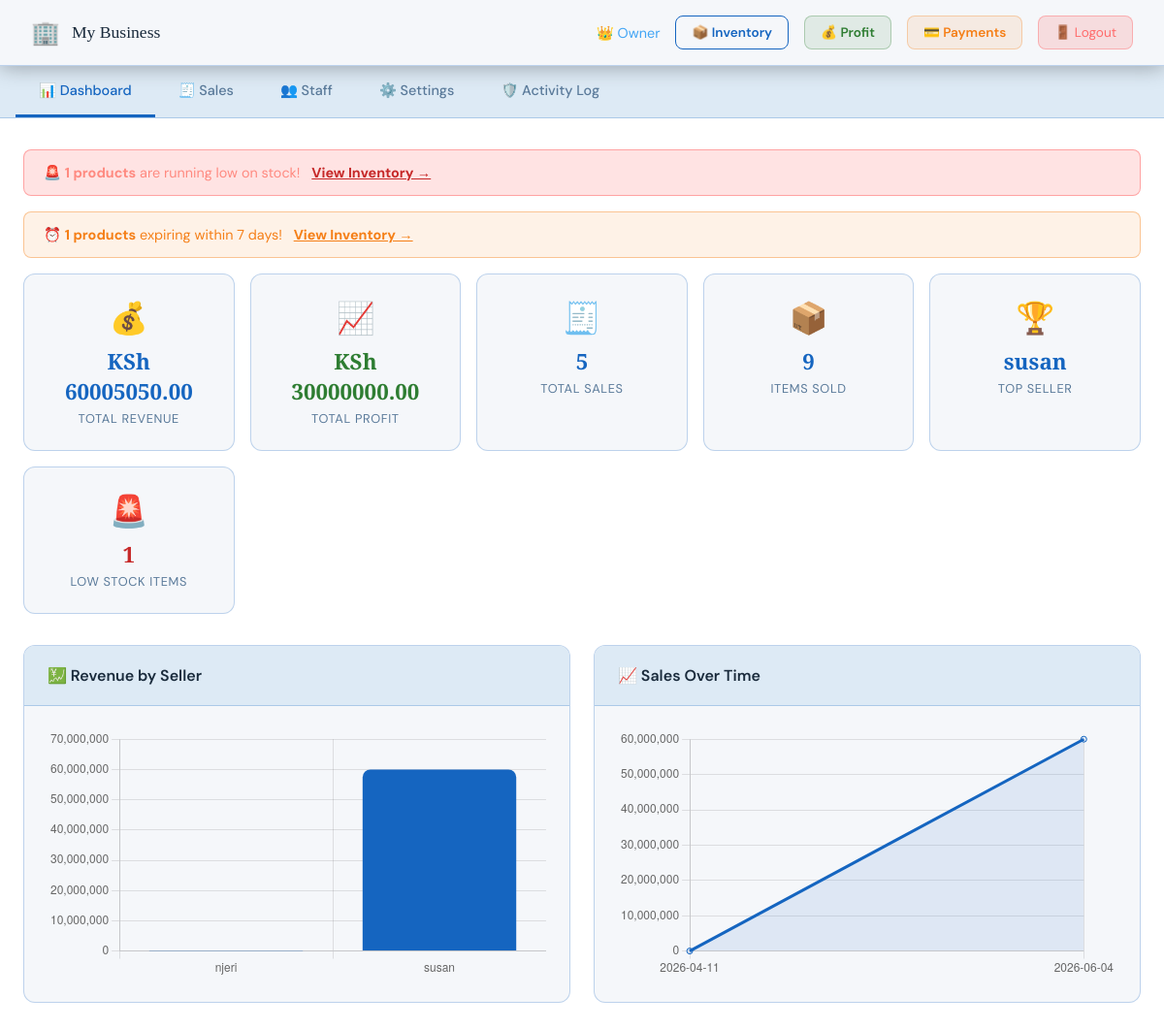
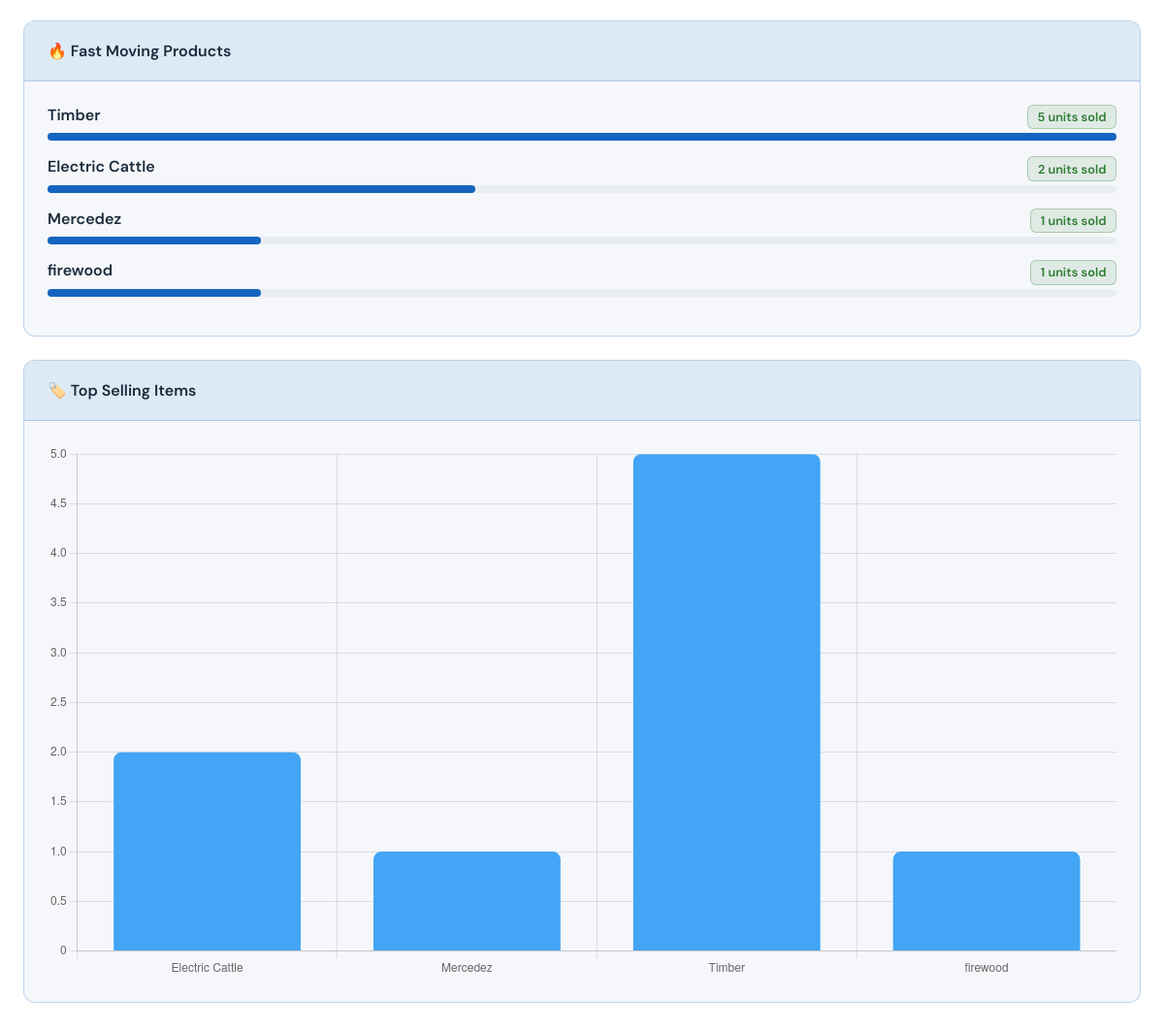
Page /owner (signed in) on the committed database (2 pictures, top to bottom).
### tables this page shows
CREATE TABLE settings (
        id INTEGER PRIMARY KEY AUTOINCREMENT,
        business_name TEXT DEFAULT 'My Business',
        business_location TEXT DEFAULT '',
        business_currency TEXT DEFAULT 'KSh',
        business_color TEXT DEFAULT '#1565C0',
        owner_phone TEXT DEFAULT '',
        owner_email TEXT DEFAULT '',
        at_username TEXT DEFAULT '',
        at_api_key TEXT DEFAULT '',
        gmail_address TEXT DEFAULT '',
        gmail_app_password TEXT DEFAULT '',
        sms_enabled INTEGER DEFAULT 0,
        email_enabled INTEGER DEFAULT 0,
        low_stock_threshold INTEGER DEFAULT 5
    );

CREATE TABLE sales (
        id INTEGER PRIMARY KEY AUTOINCREMENT,
        seller TEXT NOT NULL,
        item_name TEXT NOT NULL,
        quantity INTEGER NOT NULL,
        unit_price REAL NOT NULL,
        total_price REAL NOT NULL,
        date_time TEXT NOT NULL
    , amount_paid REAL NOT NULL DEFAULT 0, change_given REAL NOT NULL DEFAULT 0, payment_method TEXT DEFAULT 'Cash');

### app.py (the view)
@app.route('/owner')
def owner():
    if not session.get('logged_in') or session.get('role') != 'owner':
        return redirect(url_for('login'))
    conn = get_db()
    sales = conn.execute("SELECT * FROM sales ORDER BY date_time DESC").fetchall()
    users = conn.execute("SELECT username, role FROM users").fetchall()
    inventory = conn.execute("SELECT * FROM inventory ORDER BY product_name ASC").fetchall()
    activity = conn.execute("SELECT * FROM activity_log ORDER BY date_time DESC LIMIT 50").fetchall()
    conn.close()
    sales_list = [dict(s) for s in sales]
    inventory_list = [dict(i) for i in inventory]
    activity_list = [dict(a) for a in activity]
    total_revenue = sum(s['total_price'] for s in sales_list)
    total_sales = len(sales_list)
    total_items = sum(s['quantity'] for s in sales_list)
    top_seller = None
    if sales_list:
        st = {}
        for s in sales_list:
            st[s['seller']] = st.get(s['seller'],0) + s['total_price']
        top_seller = max(st, key=st.get)
    settings = get_settings()
    low_stock = get_low_stock_products()
    expiring = get_expiring_soon()
    total_profit = 0
    for s in sales_list:
        conn2 = get_db()
        product = conn2.execute("SELECT buying_price FROM inventory WHERE product_name=?",
                               (s['item_name'],)).fetchone()
        conn2.close()
        if product:
            total_profit += (s['unit_price'] - product['buying_price']) * s['quantity']
    item_totals = {}
    for s in sales_list:
        item_totals[s['item_name']] = item_totals.get(s['item_name'],0) + s['quantity']
    fast_movers = sorted(item_totals.items(), key=lambda x: x[1], reverse=True)[:5]
    return render_template('owner.html', sales=sales_list, users=users,
                           inventory=inventory_list, activity=activity_list,
                           total_revenue=total_revenue, total_sales=total_sales,
                           total_items=total_items, top_seller=top_seller,
                           total_profit=total_profit, fast_movers=fast_movers,
                           low_stock=low_stock, expiring=expiring,
                           settings=settings)

### app.py (called while the page is built)
def get_db():
    conn = sqlite3.connect('sales.db')
    conn.row_factory = sqlite3.Row
    return conn

def get_settings():
    conn = get_db()
    row = conn.execute("SELECT * FROM settings LIMIT 1").fetchone()
    conn.close()
    return dict(row) if row else {}

def get_low_stock_products():
    conn = get_db()
    products = conn.execute("""SELECT * FROM inventory
        WHERE stock_quantity <= low_stock_level
        ORDER BY stock_quantity ASC""").fetchall()
    conn.close()
    return [dict(p) for p in products]

def get_expiring_soon():
    conn = get_db()
    today = date.today().isoformat()
    products = conn.execute("""SELECT * FROM inventory
        WHERE expiry_date IS NOT NULL
        AND expiry_date != ''
        AND expiry_date <= date('now', '+7 days')
        AND expiry_date >= ?
        ORDER BY expiry_date ASC""", (today,)).fetchall()
    conn.close()
    return [dict(p) for p in products]

### templates/owner.html (shortened to what this page needs)
<!DOCTYPE html>
<html lang="en">
<head>
    <link rel="stylesheet" href="{{ url_for('static', filename='style.css') }}">
</head>
<body class="dashboard-page">
    <nav class="navbar">
        <div class="nav-brand">
            <span class="nav-icon">🏢</span>
            <span>{{ settings.business_name }}</span>
        </div>
        <div class="nav-right">
            <span class="nav-user">👑 Owner</span>
            <a href="/inventory" class="btn-secondary" style="padding:0.5rem 1rem; font-size:0.85rem;">📦 Inventory</a>
            <a href="/profit" class="btn-secondary" style="padding:0.5rem 1rem; font-size:0.85rem; background:rgba(46,125,50,0.1); color:#2E7D32; border-color:rgba(46,125,50,0.3);">💰 Profit</a>
            <a href="/payment_methods" class="btn-secondary" style="padding:0.5rem 1rem; font-size:0.85rem; background:rgba(245,127,23,0.1); color:#F57F17; border-color:rgba(245,127,23,0.3);">💳 Payments</a>
            <a href="/logout" class="btn-logout">🚪 Logout</a>
        </div>
    </nav>
    <div class="tab-nav">
        <button class="tab-btn active" onclick="showTab('dashboard', this)">📊 Dashboard</button>
        <button class="tab-btn" onclick="showTab('sales', this)">🧾 Sales</button>
        <button class="tab-btn" onclick="showTab('sellers', this)">👥 Staff</button>
        <button class="tab-btn" onclick="showTab('settings', this)">⚙️ Settings</button>
        <button class="tab-btn" onclick="showTab('activity', this)">🛡️ Activity Log</button>
    </div>
    <div class="main-content">
        <div id="tab-dashboard" class="tab-content active">
            {% if low_stock %}
            <div class="alert alert-error" style="margin-bottom:1rem;">
                🚨 <strong>{{ low_stock|length }} products</strong> are running low on stock!
                <a href="/inventory" style="color:#C62828; font-weight:700; margin-left:0.5rem;">View Inventory →</a>
            </div>
            {% endif %}
            {% if expiring %}
            <div class="alert" style="background:rgba(245,127,23,0.1); border:1px solid rgba(245,127,23,0.4); color:#F57F17; margin-bottom:1rem;">
                ⏰ <strong>{{ expiring|length }} products</strong> expiring within 7 days!
                <a href="/inventory" style="color:#F57F17; font-weight:700; margin-left:0.5rem;">View Inventory →</a>
            </div>
            {% endif %}
            <div class="metrics-grid">
                <div class="metric-card">
                    <div class="metric-icon">💰</div>
                    <div class="metric-value">{{ settings.business_currency }} {{ "%.2f"|format(total_revenue) }}</div>
                    <div class="metric-label">Total Revenue</div>
                </div>
                <div class="metric-card">
                    <div class="metric-icon">📈</div>
                    <div class="metric-value" style="color:#2E7D32;">{{ settings.business_currency }} {{ "%.2f"|format(total_profit) }}</div>
                    <div class="metric-label">Total Profit</div>
                </div>
                <div class="metric-card">
                    <div class="metric-icon">🧾</div>
                    <div class="metric-value">{{ total_sales }}</div>
                    <div class="metric-label">Total Sales</div>
                </div>
                <div class="metric-card">
                    <div class="metric-icon">📦</div>
                    <div class="metric-value">{{ total_items }}</div>
                    <div class="metric-label">Items Sold</div>
                </div>
                <div class="metric-card">
                    <div class="metric-icon">🏆</div>
                    <div class="metric-value">{{ top_seller or 'N/A' }}</div>
                    <div class="metric-label">Top Seller</div>
                </div>
                <div class="metric-card">
                    <div class="metric-icon">🚨</div>
                    <div class="metric-value" style="color:#C62828;">{{ low_stock|length }}</div>
                    <div class="metric-label">Low Stock Items</div>
                </div>
            </div>
            <div class="charts-grid">
                <div class="card">
                    <div class="card-header"><h3>💹 Revenue by Seller</h3></div>
                    <div class="card-body"><canvas id="sellerChart"></canvas></div>
                </div>
                <div class="card">
                    <div class="card-header"><h3>📈 Sales Over Time</h3></div>
                    <div class="card-body"><canvas id="dailyChart"></canvas></div>
                </div>
            </div>
            <div class="card">
                <div class="card-header"><h3>🔥 Fast Moving Products</h3></div>
                <div class="card-body">
                    {% if fast_movers %}
                    {% set max_qty = fast_movers[0][1] %}
                    {% for name, qty in fast_movers %}
                    <div style="margin-bottom:1rem;">
                        <div style="display:flex; justify-content:space-between; margin-bottom:0.25rem;">
                            <span style="font-weight:600; color:#1A2B3C;">{{ name }}</span>
                            <span class="profit-badge">{{ qty }} units sold</span>
                        </div>
                        <div style="background:#E8EDF2; border-radius:4px; height:8px;">
                            <div class="fast-mover-bar" style="width:{{ (qty/max_qty*100)|int }}%;"></div>
                        </div>
                    </div>
                    {% endfor %}
                    {% else %}
                    <div class="empty-state"><p>No sales data yet.</p></div>
                    {% endif %}
                </div>
            </div>
            <div class="card">
                <div class="card-header"><h3>🏷️ Top Selling Items</h3></div>
                <div class="card-body"><canvas id="itemChart"></canvas></div>
            </div>
        </div>
    </div>
    <script>
        fetch('/api/sales_data')
            .then(r => r.json())
            .then(data => {
                if (Object.keys(data.seller_totals).length > 0) {
                    new Chart(document.getElementById('sellerChart'), {
                        type: 'bar',
                        data: {
                            labels: Object.keys(data.seller_totals),
                            datasets: [{ label: 'Revenue', data: Object.values(data.seller_totals),
                                backgroundColor: '{{ settings.business_color }}', borderRadius: 8 }]
                        },
                        options: { responsive: true, plugins: { legend: { display: false } } }
                    });
                }
                if (Object.keys(data.daily_totals).length > 0) {
                    new Chart(document.getElementById('dailyChart'), {
                        type: 'line',
                        data: {
                            labels: Object.keys(data.daily_totals),
                            datasets: [{ label: 'Revenue', data: Object.values(data.daily_totals),
                                borderColor: '{{ settings.business_color }}',
                                backgroundColor: 'rgba(21,101,192,0.1)', fill: true, tension: 0.4 }]
                        },
                        options: { responsive: true, plugins: { legend: { display: false } } }
                    });
                }
                if (Object.keys(data.item_totals).length > 0) {
                    new Chart(document.getElementById('itemChart'), {
                        type: 'bar',
                        data: {
                            labels: Object.keys(data.item_totals),
                            datasets: [{ label: 'Qty Sold', data: Object.values(data.item_totals),
                                backgroundColor: '#42A5F5', borderRadius: 8 }]
                        },
                        options: { responsive: true, plugins: { legend: { display: false } } }
                    });
                }
            });
    </script>
</body>
</html>

### static/style.css (style rules this page uses)
:root { --primary: #1565C0; --primary-dark: #0D47A1; --primary-light: #42A5F5; --accent: #1E88E5; --bg-dark: #E8EDF2; --bg-card: #F5F7FA; --bg-card2: #DDEAF5; --text-white: #1A2B3C; --text-light: #2C4A6E; --text-muted: #5A7A9A; --border: rgba(21, 101, 192, 0.25); --success: #2E7D32; --error: #C62828; --gold: #F57F17; --shadow: 0 8px 32px rgba(21, 101, 192, 0.15); --radius: 12px; }
* { margin: 0; padding: 0; box-sizing: border-box; }
body { font-family: 'DM Sans', sans-serif; background: #FFFFFF; color: var(--text-white); min-height: 100vh; }
.navbar { background: var(--bg-card); border-bottom: 1px solid var(--border); padding: 1rem 2rem; display: flex; align-items: center; justify-content: space-between; position: sticky; top: 0; z-index: 100; box-shadow: 0 2px 20px rgba(0,0,0,0.3); }
.nav-brand { display: flex; align-items: center; gap: 0.75rem; font-family: 'Playfair Display', serif; font-size: 1.1rem; color: var(--text-white); }
.nav-icon { font-size: 1.5rem; }
.nav-right { display: flex; align-items: center; gap: 1rem; }
.nav-user { color: var(--primary-light); font-size: 0.9rem; }
.tab-nav { background: var(--bg-card2); border-bottom: 1px solid var(--border); display: flex; gap: 0; overflow-x: auto; padding: 0 1rem; }
.tab-btn { background: none; border: none; color: var(--text-muted); padding: 1rem 1.5rem; cursor: pointer; font-family: 'DM Sans', sans-serif; font-size: 0.9rem; font-weight: 500; border-bottom: 3px solid transparent; transition: all 0.3s ease; white-space: nowrap; }
.tab-btn.active { color: var(--primary); border-bottom-color: var(--primary); }
.main-content { max-width: 1200px; margin: 0 auto; padding: 2rem 1.5rem; }
.tab-content { display: none; }
.tab-content.active { display: block; }
.metrics-grid { display: grid; grid-template-columns: repeat(auto-fit, minmax(200px, 1fr)); gap: 1rem; margin-bottom: 2rem; }
.metric-card { background: var(--bg-card); border: 1px solid var(--border); border-radius: var(--radius); padding: 1.5rem; text-align: center; transition: transform 0.3s ease, box-shadow 0.3s ease; animation: fadeIn 0.5s ease; }
.metric-icon { font-size: 2rem; margin-bottom: 0.5rem; }
.metric-value { font-family: 'Playfair Display', serif; font-size: 1.4rem; color: var(--primary); font-weight: 700; margin-bottom: 0.25rem; }
.metric-label { font-size: 0.8rem; color: var(--text-muted); text-transform: uppercase; letter-spacing: 0.05em; }
.charts-grid { display: grid; grid-template-columns: repeat(auto-fit, minmax(400px, 1fr)); gap: 1.5rem; margin-bottom: 1.5rem; }
.card { background: var(--bg-card); border: 1px solid var(--border); border-radius: var(--radius); margin-bottom: 1.5rem; overflow: hidden; animation: fadeIn 0.5s ease; }
.card-header { padding: 1.25rem 1.5rem; border-bottom: 1px solid var(--border); display: flex; align-items: center; justify-content: space-between; background: var(--bg-card2); }
.card-header h3 { font-size: 1rem; font-weight: 600; color: var(--text-white); }
.card-body { padding: 1.5rem; }
.btn-secondary { background: transparent; color: var(--primary); border: 1px solid var(--primary); border-radius: 8px; padding: 0.75rem 1.5rem; font-family: 'DM Sans', sans-serif; font-size: 0.9rem; font-weight: 600; cursor: pointer; transition: all 0.3s ease; text-decoration: none; display: inline-block; }
.btn-logout { background: rgba(255,68,68,0.15); color: #ff6b6b; border: 1px solid rgba(255,68,68,0.3); border-radius: 8px; padding: 0.5rem 1rem; font-size: 0.85rem; cursor: pointer; text-decoration: none; transition: all 0.3s ease; }
.alert { padding: 0.875rem 1.25rem; border-radius: 8px; margin-bottom: 1rem; font-size: 0.9rem; animation: slideDown 0.3s ease; }
.alert-error { background: rgba(255, 68, 68, 0.15); border: 1px solid rgba(255, 68, 68, 0.4); color: #ff8a80; }

### rows in the picture
settings: business_name "My Business", business_currency "KSh"
sales: seller "susan", item_name "Mercedez", quantity "1", {{ (qty/max_qty*100)|int }} 20 (drawn)
sales: item_name "Timber", quantity "5", {{ (qty/max_qty*100)|int }} 100 (drawn)
sales: item_name "Electric Cattle", qty "2", {{ (qty/max_qty*100)|int }} 40 (drawn)
sales: item_name "firewood", quantity "1", {{ (qty/max_qty*100)|int }} 20 (drawn)

### other values in the picture
{{ low_stock|length }} "1"
{{ expiring|length }} "1"
{{ "%.2f"|format(total_revenue) }} "60005050.00"
{{ "%.2f"|format(total_profit) }} "30000000.00"
{{ total_sales }} "5"
{{ total_items }} "9"
